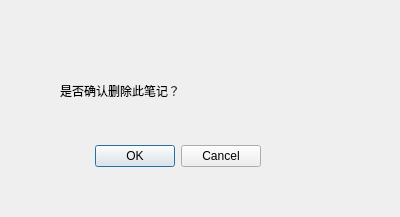
<?xml version="1.0" encoding="UTF-8"?>
<ui version="4.0">
 <class>deletenotecheck</class>
 <widget class="QDialog" name="deletenotecheck">
  <property name="geometry">
   <rect>
    <x>0</x>
    <y>0</y>
    <width>400</width>
    <height>217</height>
   </rect>
  </property>
  <property name="windowTitle">
   <string>Dialog</string>
  </property>
  <property name="styleSheet">
   <string notr="true"/>
  </property>
  <widget class="QDialogButtonBox" name="buttonBox">
   <property name="geometry">
    <rect>
     <x>90</x>
     <y>140</y>
     <width>171</width>
     <height>32</height>
    </rect>
   </property>
   <property name="orientation">
    <enum>Qt::Orientation::Horizontal</enum>
   </property>
   <property name="standardButtons">
    <set>QDialogButtonBox::StandardButton::Cancel|QDialogButtonBox::StandardButton::Ok</set>
   </property>
  </widget>
  <widget class="QLabel" name="label">
   <property name="geometry">
    <rect>
     <x>60</x>
     <y>60</y>
     <width>311</width>
     <height>61</height>
    </rect>
   </property>
   <property name="styleSheet">
    <string notr="true">font: 28pt &quot;Heiti SC&quot;;</string>
   </property>
   <property name="text">
    <string>是否确认删除此笔记？</string>
   </property>
  </widget>
 </widget>
 <resources/>
 <connections>
  <connection>
   <sender>buttonBox</sender>
   <signal>accepted()</signal>
   <receiver>deletenotecheck</receiver>
   <slot>accept()</slot>
   <hints>
    <hint type="sourcelabel">
     <x>248</x>
     <y>254</y>
    </hint>
    <hint type="destinationlabel">
     <x>157</x>
     <y>274</y>
    </hint>
   </hints>
  </connection>
  <connection>
   <sender>buttonBox</sender>
   <signal>rejected()</signal>
   <receiver>deletenotecheck</receiver>
   <slot>reject()</slot>
   <hints>
    <hint type="sourcelabel">
     <x>316</x>
     <y>260</y>
    </hint>
    <hint type="destinationlabel">
     <x>286</x>
     <y>274</y>
    </hint>
   </hints>
  </connection>
 </connections>
</ui>
